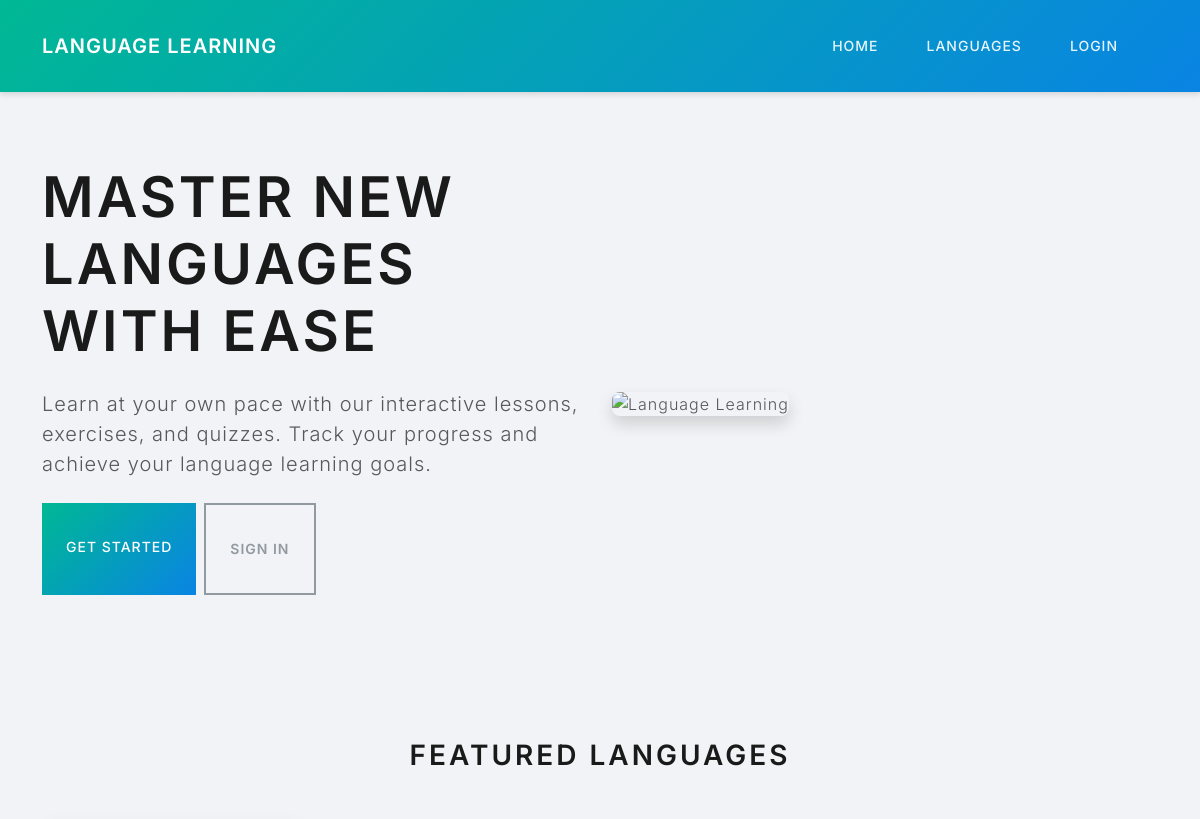
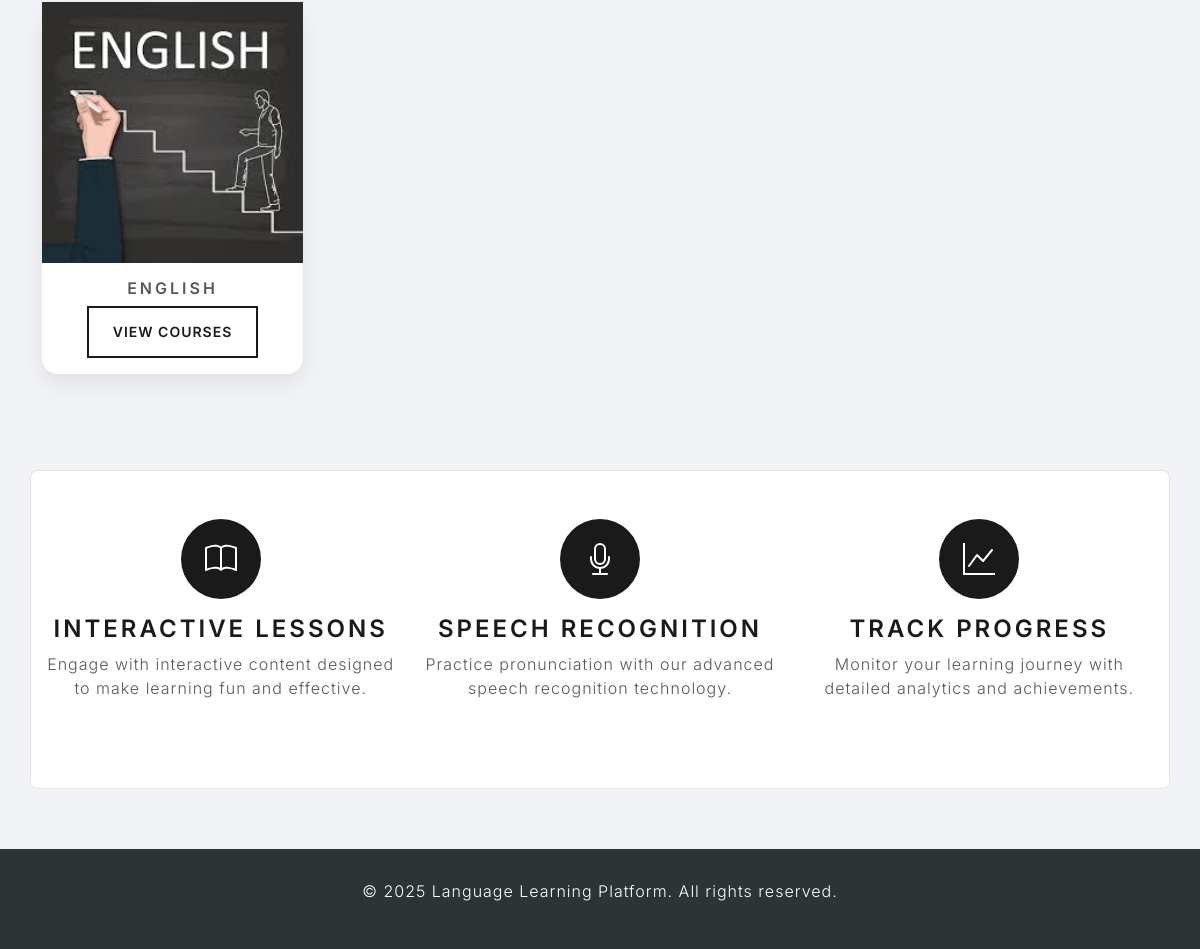
The page / on the database its author committed (2 pictures, top to bottom).
### courses/models.py (models this page shows, shortened)
class Language(models.Model):
    name = models.CharField(max_length=50)
    code = models.CharField(max_length=10)
    flag_image = models.ImageField(upload_to='language_flags/', blank=True, null=True)

### courses/views.py (the view)
# urls.py: path('', views.home, name='home'),
def home(request):
    languages = Language.objects.all()
    return render(request, 'courses/home.html', {'languages': languages})

### courses/templates/courses/home.html (shortened to what this page needs)
{% extends 'base.html' %}
{% block content %}
<div class="row align-items-center py-5">
    <div class="col-md-6">
        <h1 class="display-4 fw-bold mb-4">Master New Languages with Ease</h1>
        <p class="lead mb-4">Learn at your own pace with our interactive lessons, exercises, and quizzes. Track your progress and achieve your language learning goals.</p>
        <div class="d-grid gap-2 d-sm-flex justify-content-sm-start mb-5">
            <a href="{% url 'courses:language_list' %}" class="btn btn-primary btn-lg px-4 gap-3">Get Started</a>
            {% if not user.is_authenticated %}
            <a href="{% url 'admin:login' %}" class="btn btn-outline-secondary btn-lg px-4">Sign In</a>
            {% endif %}
        </div>
    </div>
    <div class="col-md-6">
        <img src="https://source.unsplash.com/random/600x400/?languages" class="img-fluid rounded-3 shadow" alt="Language Learning">
    </div>
</div>
<div class="row py-5">
    <h2 class="text-center mb-5">Featured Languages</h2>
    {% for language in languages|slice:":4" %}
    <div class="col-md-3 mb-4">
        <div class="card h-100">
            {% if language.flag_image %}
            <img src="{{ language.flag_image.url }}" class="card-img-top" alt="{{ language.name }}">
            {% else %}
            <img src="https://source.unsplash.com/random/300x200/?{{ language.name }}" class="card-img-top" alt="{{ language.name }}">
            {% endif %}
            <div class="card-body text-center">
                <h5 class="card-title">{{ language.name }}</h5>
                <a href="{% url 'courses:course_list' language.id %}" class="btn btn-outline-primary">View Courses</a>
            </div>
        </div>
    </div>
    {% empty %}
    <div class="col-12 text-center">
        <p>No languages available yet. Please check back later.</p>
    </div>
    {% endfor %}
</div>
<div class="row bg-light py-5 rounded-3 mt-4">
    <div class="col-md-4 text-center mb-4">
        <div class="rounded-circle bg-primary d-inline-flex justify-content-center align-items-center mb-3" style="width: 80px; height: 80px;">
        </div>
        <h3>Interactive Lessons</h3>
        <p>Engage with interactive content designed to make learning fun and effective.</p>
    </div>
    <div class="col-md-4 text-center mb-4">
        <div class="rounded-circle bg-primary d-inline-flex justify-content-center align-items-center mb-3" style="width: 80px; height: 80px;">
        </div>
        <h3>Speech Recognition</h3>
        <p>Practice pronunciation with our advanced speech recognition technology.</p>
    </div>
    <div class="col-md-4 text-center mb-4">
        <div class="rounded-circle bg-primary d-inline-flex justify-content-center align-items-center mb-3" style="width: 80px; height: 80px;">
        </div>
        <h3>Track Progress</h3>
        <p>Monitor your learning journey with detailed analytics and achievements.</p>
    </div>
</div>
{% endblock %}

### courses/templates/base.html (style rules this page uses)
body { background-color: #f1f3f6; font-family: 'Inter', sans-serif; }
.card { border: none; border-radius: 16px; box-shadow: 0 10px 25px rgba(0, 0, 0, 0.08); transition: transform 0.3s ease; }
.btn-primary { background: linear-gradient(135deg, #00b894 0%, #0984e3 100%); border: none; font-weight: 500; }

### rows shown on the page
Language: flag_image (picture), name "ENGLISH"
